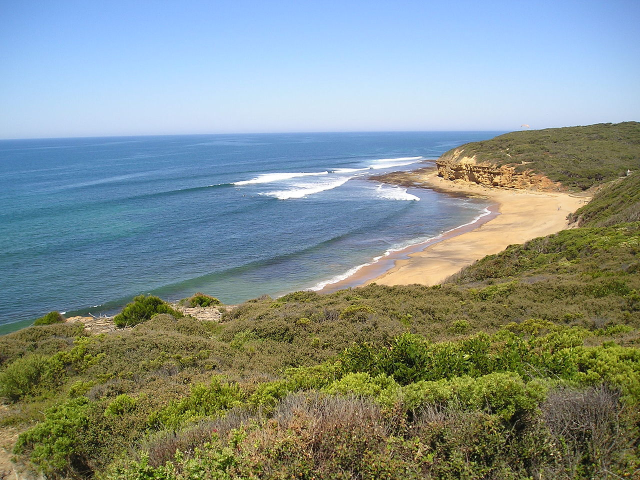
#> input picture images/Bells-Beach.jpg, 1280 x 960 px (shown at 1/2 size); the run also reads 1 picture not shown here
$ jupyter execute --allow-errors machine_learning.ipynb   (shell and % lines are left out)   (older library calls are emulated)
#> lines starting #> are read from the running program, lines starting #| are printed output that depends on the picture; after the words box and inside, x2 and y2 are one past the last pixel; in counts of white or black regions, pixels touching at a corner belong together
### lectures/skdemo/_skdemo.py
from __future__ import division

import numpy as np
import matplotlib.pyplot as plt
from mpl_toolkits import axes_grid1 # For colorbars

from scipy.ndimage import grey_dilation

from skimage import img_as_float
from skimage import color
from skimage import exposure
from skimage.util.dtype import dtype_limits

from matplotlib.colors import NoNorm, BoundaryNorm, ListedColormap
from matplotlib import cm
from matplotlib.cm import ScalarMappable, get_cmap


__all__ = ['imshow_all', 'imshow_with_histogram', 'mean_filter_demo',
           'mean_filter_interactive_demo', 'plot_cdf', 'plot_histogram',
           'colorbars','add_colorbar','match_axes_height',
           'scatter_matrix', 'force_integer_ticks',
           'discrete_cmap', 'discrete_colorbar',
           'show_segmentation', 'show_features']


# Gray-scale images should actually be gray!
plt.rcParams['image.cmap'] = 'gray'


#--------------------------------------------------------------------------
#  Custom `imshow` functions
#--------------------------------------------------------------------------

# [263 lines left out: functions imshow_rgb_shifted, imshow_all, imshow_with_histogram, add_colorbar, colorbars, match_axes_height and 9 more, not called in this run]

#-------------------------------------------------------------------------
# Classification demo
#-------------------------------------------------------------------------

from matplotlib.colors import Normalize, colorConverter

# [18 lines left out: function discrete_cmap, not called in this run]

def discrete_colorbar(colors, labels=None, ax=None, cax=None):
    """
        Add a discrete colorbar with custom colors to current axes.

        Parameters:

        colors: list of RGB tuple

        labels: list of tick labels
            assume ticks are at range(len(labels))
    """
    N=len(colors)
    vmin=0; vmax=N-1;
    norm = BoundaryNorm(np.arange(-0.5+vmin,vmax+1.5,1), N)
    s=ScalarMappable(norm=norm, cmap=ListedColormap(colors))
    s.set_array(range(N))
    cb=plt.colorbar(mappable=s, ticks=range(vmin,vmax+1), ax=ax, cax=cax)
    cb.set_norm(norm)
    plt.clim(-0.5+vmin, vmax + 0.5)
    cbticks = plt.getp(cb.ax.axes, 'yticklines')
    plt.setp(cbticks, visible=False)
    if (labels is not None):
        cb.set_ticklabels(labels)
    return cb

# [69 lines left out: function scatter_matrix, not called in this run]


def show_segmentation(im, segm, colors=None, labels=None, figsize=(12,2.5), show_contours=False, cmap=None):
    """
    Show image along with segmentation

    Parameters:
    ----------

    im : ndarray
        image to use as background

    segm : ndarray
        2D label image

    colors: list of colors
        each color is given as a list of R,G,B float values
    """
    fig, axes = plt.subplots(1,3,figsize=figsize)

    if colors is None:
        cbcmap=get_cmap('jet')
        N=np.max(segm.ravel())
        colors_i = np.concatenate(([0.], np.linspace(1./N*0.5, 1-(1./N*0.5), N)))
        colors = cbcmap(colors_i)
        colors[0,:]=[0,0,0, 1.]

    plt.sca(axes[0])
    if (show_contours):
        from skimage import segmentation
        #plt.imshow(segmentation.mark_boundaries(im, segm),interpolation='bilinear')
        plt.imshow(im)
        for i,c in enumerate(colors[1:]):
            plt.contour(filters.gaussian(segm==(i+1),1), colors=[c], levels=[0.95])
    else:
        plt.imshow(im, cmap=cmap)
    plt.title('Input image')

    plt.sca(axes[2])
    #rgb = color.label2rgb(segm, None, colors=colors)
    # Had to replace label2rgb by direct mapping due to change in behavior
    # in skimage
    colp = color.label2rgb(np.array(range(segm.max()+1)), None, colors=colors)
    rgb = colp[segm]
    plt.imshow(rgb, cmap=ListedColormap(colors))
    plt.title('Segmentation')

    plt.sca(axes[1])
    plt.imshow((np.atleast_3d(img_as_float(im))+rgb)/2)
    plt.title('Overlay')

    cb=discrete_colorbar(colors, labels, ax=axes.ravel().tolist())

    import skdemo
    skdemo.match_axes_height(axes[2], cb.ax)

def show_features(features, labels=None, nx='auto', axsize=(4/3,1.1), cmap='gray'):
    """
    Parameters
    ----------

    features : ndarray
        stack of feature maps of shape (nb_rows, nb_cols, nb_features)

    nx : 'auto' or int
        Number of axes per subplot row

    axsize: (sx,sy)
        size of each image axes
    """
    features = np.atleast_3d(features)
    nb_features = features.shape[2]
    if (nx=='auto'):
        nx=min(nb_features,8)
    ny=(nb_features+nx-1)//nx # Ceil nb_features/nx
    fig, axes = plt.subplots(ny,nx, squeeze=False, figsize=(axsize[0]*nx,axsize[1]*ny))
    for ax in fig.axes: ax.axis('off')
    for i in range(nb_features):
        plt.sca(axes.ravel()[i])
        plt.imshow(features[:,:,i], cmap=cmap)
        #plt.axis('off')
        if (labels is None):
            plt.title('Feature {}'.format(i), fontsize=6)
        else:
            plt.title(labels[i], fontsize=6)
    return fig

# [9 lines left out: function force_integer_ticks, not called in this run]


### lectures/machine_learning.ipynb
# Machine learning for image processing

## A short introduction to machine learning

This section is adapted from the [quick start tutorial](http://scikit-learn.org/stable/tutorial/basic/tutorial.html) from the scikit-learn documentation.

In general, a learning problem considers a set of N samples of data and then tries to predict properties of unknown data. If each sample is more than a single number and, for instance, a multi-dimensional entry (aka multivariate data), it is said to have several attributes or features.

Typical machine learning tasks are :
- **classification**: samples belong to two or more classes and we want to learn from already labeled data how to predict the class of unlabeled data. For example, given examples of pixels belonging to an object of interest and background, we want the algorithm to label all the other pixels of the image. Or given images of cats and dogs, we want to label automatically images whether they show cats or dogs. (_This notebook_)
- **clustering**: grouping together similar samples. For example, given a set of pictures, can we group them automatically by suject (e.g. people, monuments, animals...)?  (_See [clustering.ipynb](clustering.ipynb)_)

In image processing, a sample can either be
- a whole image, its features being pixel values, or sub-regions of an image (e.g. for face detection)
- a pixel, its features being intensity values in colorspace, or statistical information about a neighbourhood centered on the pixel,
- a labeled region, e.g. for classifying particles in an image of labels

The only requirement is to create a dataset composed of N samples, of m features each, which can be passed to the **estimators** of scikit-learn.

**Outline**

1. Image classification: recognizing images digits
2. Image segmentation by classifying pixels: recognizing color and texture
    - Learning color segmentation
    - Using additional features, scale-space
    - Texture segmentation using Gabor features

[cell 1]
# IMPORTS


from __future__ import division, print_function
import numpy as np
import matplotlib
import matplotlib.pyplot as plt
matplotlib.rcParams['image.interpolation'] = 'nearest'
matplotlib.rcParams['figure.figsize'] = (8,3)
from skimage import io, color
import skdemo
from skdemo import show_segmentation, discrete_colorbar, show_features

### Supervised image classification: Digits dataset

Let us start with an example, using the **digits dataset** from scikit-learn.

[cell 2]
from sklearn import datasets
digits = datasets.load_digits()

[cell 3]
print(type(digits))
print(dict.keys(digits))
print(digits.DESCR)

The dataset is a dictionary-like object that holds all the data and some metadata about the data. This data is stored in the ``.data`` member, which is a ``n_samples, n_features`` array. Response variables (if available, as here) are stored in the ``.target member.``

[cell 4]
print(digits.data.shape)
print(digits.target.shape)
print(digits.images.shape)
print(digits.target[0:20])

From the shape of the ``data`` array, we see that there are 1797 samples, each having 64 features. In fact, these 64 pixels are the raveled values of an 8x8 image. For convenience, the 2D images are also provided as in the ``.images`` member. In a machine learning problem, a sample always consists of a **flat array** of features, which sometimes require reshaping data.

[cell 5]
print(digits.images.shape)
np.all(digits.data[0].reshape((8, 8)) == digits.images[0])

[cell 6]
i = 13
plt.imshow(digits.images[i], cmap='gray')
print("id: ", i,", target: ", digits.target[i])

We now use one of scikit-learn's estimators classes in order to predict the digit from an image.

Here we use an SVC (support vector machine classification) classifier, which uses a part of the dataset (the **training set**) to find the best way to separate the different classes. Even without knowing the details of the SVC, we can use it as a black box thanks to the common estimator API of scikit-learn. An estimator is created by initializing an estimator object:

[cell 7]
from sklearn import svm
clf = svm.SVC(gamma=0.001, C=100.)

The estimator is trained from the learning set using its ``.fit`` method. We train on the first half of the dataset.

[cell 8]
train_ids=np.arange(0,1797//2)   # Use first half for training
test_ids=np.arange(1797//2,1797) # Use second half for testing
clf.fit(digits.data[train_ids], digits.target[train_ids])

Then the target value of new data is predicted using the ``.predict`` method of the estimator. We predict within the second half of the dataset to avoid predicting on the data used for training.

[cell 9]
print(clf.predict(digits.data[-3:]))
fig, axes = plt.subplots(1, 3)
axes[0].imshow(digits.images[-3], cmap='gray')
axes[1].imshow(digits.images[-2], cmap='gray')
axes[2].imshow(digits.images[-1], cmap='gray')
#> the sliders are set to N = 0

Compute the overall performance by predicting over all the testing samples

[cell 10]
prediction = clf.predict(digits.data) # predict on everything
correct = sum(prediction[test_ids]==digits.target[test_ids]) # But compute perf on test only
tot  = test_ids.size
accuracy=correct/tot
print('accuracy = {:.3} (correct={}/tot={})'.format(accuracy, correct,tot))

[cell 11]
from ipywidgets import IntSlider, interact
@interact(N=IntSlider(min=0,max=digits.target.size-1,value=0))
def display_prediction(N=0):
    target=digits.target
    nb=target.size
    i=N#idsW[N]
    fig, axes = plt.subplots(1,2,figsize=(12,3))
    plt.sca(axes[0])
    plt.imshow(digits.images[i], cmap='gray')
    if (prediction[i]==target[i]):
        col='green'
    else:
        col='red'
    plt.title("#{}:\n{}/{}".format(i,prediction[i],digits.target[i]), color=col)
    plt.xticks([]);  plt.yticks([])
    plt.sca(axes[1])
    delta=100
    r0=max(0,i-delta)
    r1=r0+delta*2
    r=range(r0,r1+1)
    plt.plot([i,i],[-0.5,9.5],'y')
    plt.plot(r,target[r],'ob')
    plt.plot(r,prediction[r],'.r')
    plt.xlim(r0-0.5,r1+0.5); plt.xlabel('sample #')
    plt.ylim(-0.5,9.5); plt.ylabel('label')

Let's display all incorrect predictions and some corretc ones

[cell 12]
id0=1000
ids=range(id0,id0+100)

#ids=test_ids[np.nonzero(prediction[test_ids]!=digits.target[test_ids])]
#ids=np.array(np.nonzero(prediction!=digits.target))
#(prediction==digits.target)
idsW=np.nonzero(prediction!=digits.target)[0]
idsC=np.nonzero(prediction==digits.target)[0]
nbW=idsW.size
if (nbW>=50):
    ids = np.concatenate((idsW[:50],idsC[-50:]))
else:
    ids = np.concatenate((idsW[:],idsC[-(100-nbW):]))

[cell 13]
fig, axes = plt.subplots(5,20, figsize=(16,6))
for ax in axes.ravel():
    ax.set_xticks([]); ax.set_yticks([]); ax.set_frame_on(False)
for i,ax in zip(ids,axes.ravel()):
    ax.imshow(digits.images[i],cmap='gray')
    p=clf.predict(digits.data[[i],:])
    if (p[0]==digits.target[i]):
        col='green'
    else:
        col='red'
    ax.set_title("#{}:\n{}/{}".format(i,p[0],digits.target[i]), dict(fontsize=8,color=col))
    ax.set_xticks([]);  ax.set_yticks([])
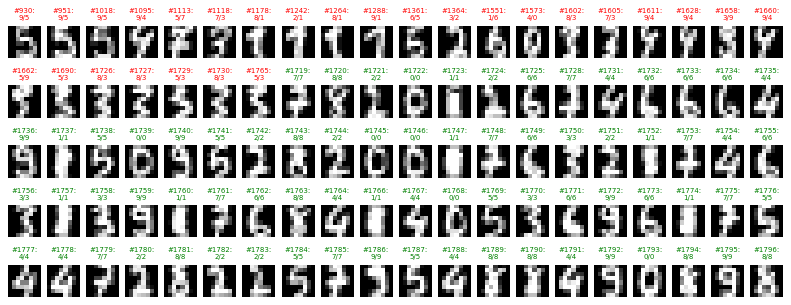
#> figure drawn by matplotlib, 100 panels

So far, so good? We completed our first machine learning example!

In the following, we will see how to use machine learning for image processing. We will use different kinds of samples and features, starting from low-level pixel-based features (e.g. RGB color), to mid-level features (e.g. corner, patches of high contrast), and finally to properties of segmented regions.

## Supervised learning of segmentation

### Learning color segmentation

__Beach segmentation__

In the following example, we define manually a mask that defines 3 training labels: forest, sky+water, sand. By default, pixels at 0 correspond to unlabeled pixels.

[cell 14]
from skimage import io, color
import numpy as np
import matplotlib.pyplot as plt
from skdemo import show_segmentation

# Image from https://fr.wikipedia.org/wiki/Fichier:Bells-Beach-View.jpg
beach = io.imread('../images/Bells-Beach.jpg')
#> beach is the input picture: shape (960, 1280, 3); mean R, G, B 131.7, 145, 139.4
#plt.imshow(beach)

# Define mask of user-labeled pixels, which will be used for training
mask = np.zeros(beach.shape[0:2], dtype=np.uint8)
mask[700:, 350:650] = 1
mask[100:500, 350:650] = 2
mask[400:450, 1000:1100] = 3

colors=[[0,0,0],[0,0.5,0],[0,0,1],[1,1,0]]
labels=['none','forest','sky+water','sand']

#plt.imshow(color.label2rgb(mask, beach, colors=colors))
#> (the rest of this cell did not finish here and is left out)

#> in discrete_colorbar, `N=len(colors)`: N = 4
#> in discrete_colorbar, `vmax = N - 1`: vmax = 3

[cell 15]
# [10 lines of commented-out code are left out]

[cell 16]
# [7 lines of commented-out code are left out]

We define a segmentation algorithms which:
- uses the **RGB color channels** for each pixel as feature
- trains a **RandomForest** classifier from user-labeled data, which are given as a mask of labels
- and predicts the label on all the image

The RandomForest algorithm chooses automatically thresholds along the different feature directions, and also decides which features are the most significant to discriminate between the different classes. This is very useful when we don't know if all features are relevant.

[cell 17]
from sklearn.ensemble import RandomForestClassifier
#from sklearn.svm import LinearSVC

def trainable_segmentation(im_features, mask, reuseTraining=False):
    """
    Parameters
    ----------

    im_features: ndarray of size [height,width,nb_features],
        Feature map

    mask : ndarray of ints
        Array of labels. Non-zero labels are known regions that are used
        to train the classification algorithm.

    reuseTraining: bool
        use training mask
    """
#> called with reuseTraining = False
    # Define features
    im_features = np.atleast_3d(im_features)
    nb_row, nb_col, nb_features = im_features.shape

    # Training data correspond to pixels labeled in mask
    nb_training = (mask>0).sum()
#> nb_training = 203000
    training_data = im_features[mask>0, :]
    training_data = training_data.reshape(nb_training, nb_features)
    training_labels = mask[mask>0].ravel()

    # Training
    print('Training...')
    clf = RandomForestClassifier()
    #clf = LinearSVC()
    clf.fit(training_data, training_labels)

    # Prediction
    print('Predicting...')
    if reuseTraining:
        # Predict only on non-training pixels
        nb_nontraining = (mask == 0).sum()
        data = im_features[mask == 0, :].reshape(nb_nontraining, nb_features)
        labels = clf.predict(data)
        result = np.copy(mask)
        result[mask == 0] = labels
    else:
        # Predict on all pixels (even already labeled ones)
        labels = clf.predict(im_features.reshape(nb_row*nb_col, nb_features))
        result = labels.reshape(mask.shape)
    return result

Let's apply this supervised classification...

[cell 18]
result_rgb = trainable_segmentation(beach, mask)
#> (the rest of this cell did not finish here and is left out)

#> call 2 of show_segmentation, with figsize = (12, 2.5), show_contours = False
#> in show_segmentation (call 2), `rgb = colp[segm]`:
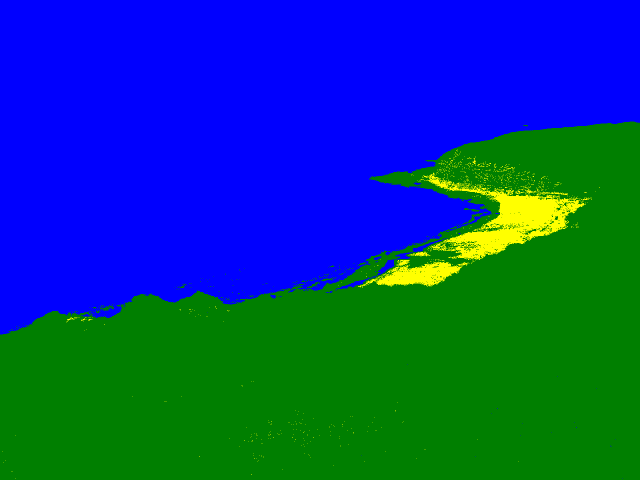
#> rgb: shape (960, 1280, 3) float64 (shown at 1/2 size); mean of channels 0, 1, 2 0.0205, 0.257, 0.506; drawn as R, G, B

We notice that the labels have been extended to all the pixels in the image.

If we would ignore the provided labels and run unsupervised K-means instead, here is what we would get.

Water and sky seem to be identified fine, but sand and forest are not separated.

[cell 19]
from sklearn.cluster import KMeans
from skimage import segmentation
data=color.rgb2lab(beach).reshape(-1,3)[:,1:3]
#> data = 1228800 pairs, first value -33.06 to 44.01, second value -40.95 to 71.06
kmeans = KMeans(n_clusters=3, random_state=1).fit(data)
result = 1+kmeans.labels_.reshape(beach.shape[:2]) # Add 1 so that label 0 means 'no label'
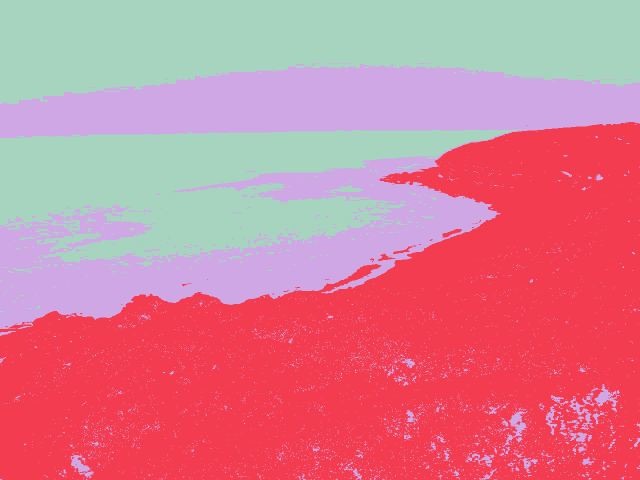
#> result: shape (960, 1280) int32 (shown at 1/2 size); 3 distinct labels, from 1 to 3; one colour per label, 0 black
#> (the rest of this cell did not finish here and is left out)

#> call 3 of show_segmentation, with figsize = (12, 2.5), show_contours = False, cmap = 'gray'
#> in show_segmentation (call 3), `N=np.max(segm.ravel())`: N = 3
#> in show_segmentation (call 3), `rgb = colp[segm]`:
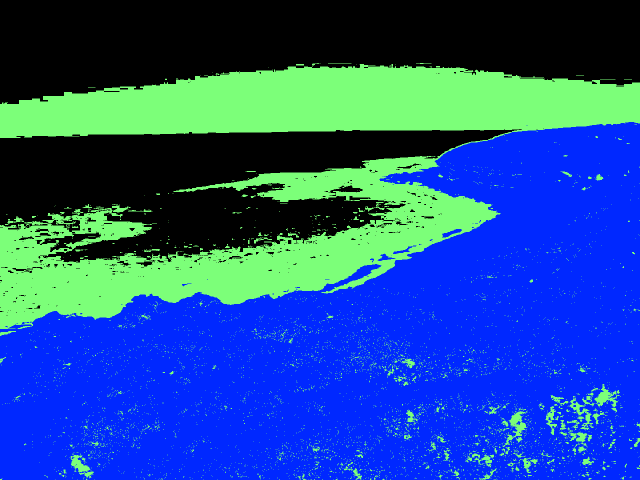
#> rgb: shape (960, 1280, 3) float64 (shown at 1/2 size); mean of channels 0, 1, 2 0.117, 0.313, 0.583; drawn as R, G, B

__Segment the Zebra__

Let's try on another example

[cell 20]
zebra = io.imread('../images/zebra.jpg')
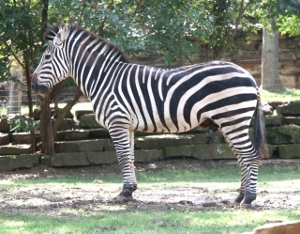
#> input picture images/zebra.jpg, 300 x 234 px
#> zebra is the input picture: shape (234, 300, 3); mean R, G, B 125.2, 130.4, 119.2
plt.imshow(zebra)

zmask = np.zeros(zebra.shape[0:2], dtype=np.uint8)
zmask[80:110, 100:250] = 1
zmask[150:220, 50:80] = 2
zmask[10:30, 150:200] = 2
zmask[150:220, 170:200] = 2

colors=[[0,0,0],[1,0.5,0],[0,1,0]]
labels=['none','zebra','background']
plt.figure()
plt.imshow(color.label2rgb(zmask, zebra, colors=colors))
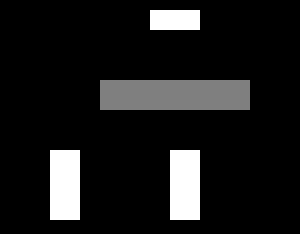
#> zmask: shape (234, 300); min 0, max 2, mean 0.212; drawn with min black and max white
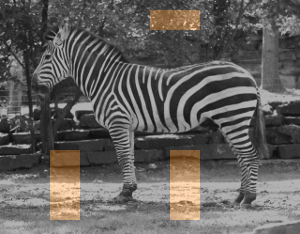
#> shown: shape (234, 300, 3) float64; mean R, G, B 0.391, 0.38, 0.368

[cell 21]
result = trainable_segmentation(zebra, zmask)
#> call 2 of trainable_segmentation, with reuseTraining = False
#> in trainable_segmentation (call 2), `nb_training = (mask>0).sum()`: nb_training = 9700
#> in trainable_segmentation (call 2), `training_labels = mask[mask>0].ravel()`: training_labels = 9700 values, max 2 at index 0, min 1 at index 1000, mean 1.54
#> in trainable_segmentation (call 2), `result = labels.reshape(mask.shape)`:
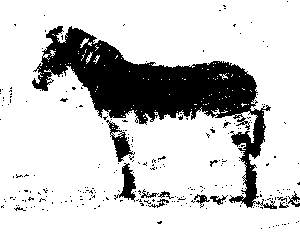
#> result: shape (234, 300); values 1 (black) and 2 (white), 79.8% white; 251 black regions (238 under 20 px), largest, box (x1, y1, x2, y2) and area: (32, 26, 277, 209) 12315, (106, 120, 135, 162) 408, (114, 163, 136, 202) 362
#> (the rest of this cell did not finish here and is left out)

#> call 4 of show_segmentation, with figsize = (12, 2.5), show_contours = False
#> in show_segmentation (call 4), `rgb = colp[segm]`:
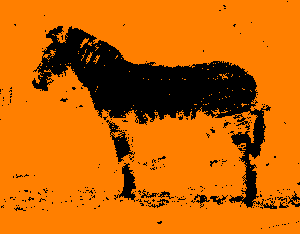
#> rgb: shape (234, 300, 3) float64; mean of channels 0, 1, 2 0.798, 0.399, 0; drawn as R, G, B

Using only RGB color, the classification has only very little information to decide if a pixel belong to the zebra or not, hence the noisy aspect of the segmentation.

### Increasing the number of features
To get more information, we can preprocess the image with various filters to associate different type of information. For instance, with a scale-space, each pixel receives also the color of images filtered at different scales, which depends on the local neighourood. The decision then does not need to be based on the color of this pixel alone, but also takes into account the average color around the pixel.

[cell 22]
from skimage import filters

def compute_features_scalespace(im, sigmas=[1/2,1,2,4], with_sobel=False):
#> called with with_sobel = False
    im = np.atleast_3d(im)
    nb_scales = len(sigmas)
    nb_channels = im.shape[2]
    #sigmas = np.logspace(omin,omax, num=nb_scales, base=2)
    im_size = im.shape[:2]
    im_features = np.empty((im.shape[0], im.shape[1], nb_scales*nb_channels))
    for i,s in enumerate(sigmas):
        tmp = filters.gaussian(im,s, multichannel=True)
        im_features[:,:,i:i+nb_scales*nb_channels:nb_scales] = tmp
#> this loop made 3 passes
#> pass 3, in compute_features_scalespace, `tmp = filters.gaussian(im,s, multichannel=True)`:
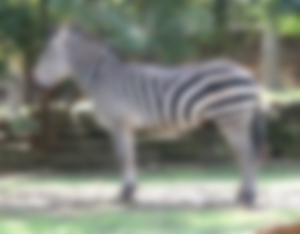
#> tmp: shape (234, 300, 3) float64; mean R, G, B 0.491, 0.512, 0.468
    if with_sobel:
        for i in range(im_features.shape[2]):
            edges = np.atleast_3d(filters.sobel(im_features[:,:,i]))
            im_features=np.concatenate((im_features, edges), axis=2)
            #im_features[:,:,[i]]=edges
    return im_features

[cell 23]
zfeatures = compute_features_scalespace(zebra, sigmas=[1,2,4])
show_features(zfeatures, nx=9)
#> (the rest of the program and of its run is left out)
